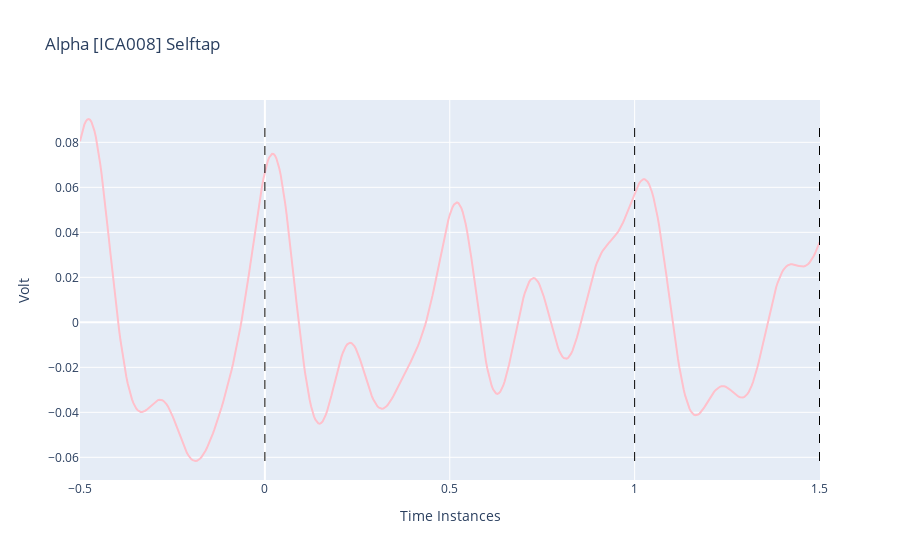

The code cell stored with this chart in its notebook:
### Code cell
import numpy as np
import plotly.graph_objs as go

# Sample data (replace this with your actual data)
t1 = np.linspace(-0.5, 1.5, 513)  # 512 samples with 256 Hz sampling rate


# Creating traces
trace = go.Scatter(
    x=t1,
    y=y,
    mode='lines',
    line=dict(color='pink'),
    name='self Tap with Basecorrection'
)

# Adding vertical lines at specified time points
vertical_lines = [
    dict(type="line", x0=0, y0=min(y), x1=0, y1=max(y), line=dict(color="black", width=1, dash="dash")),
    dict(type="line", x0=1, y0=min(y), x1=1, y1=max(y), line=dict(color="black", width=1, dash="dash")),
    dict(type="line", x0=1.5, y0=min(y), x1=1.5, y1=max(y), line=dict(color="black", width=1, dash="dash"))
]

layout = go.Layout(
    title='Alpha [ICA008] Selftap',
    xaxis=dict(title='Time Instances'),
    yaxis=dict(title='Volt'),
    shapes=vertical_lines
)

# Creating the figure
fig = go.Figure(data=[trace], layout=layout)

# Show plot
fig.show()

### Figure 1 — Plotly figure (JSON) as saved in the notebook; plotly's stock layout.template omitted (floating-point values rounded to 4 significant figures; data arrays with more than 128 entries replaced by an {"elided": "..."} marker saying what was removed)
{"data": [{"line": {"color": "pink"}, "mode": "lines", "name": "self Tap with Basecorrection", "type": "scatter", "x": {"elided": "513 float values"}, "y": {"elided": "513 float values"}}], "layout": {"shapes": [{"line": {"color": "black", "dash": "dash", "width": 1}, "type": "line", "x0": 0, "x1": 0, "y0": -0.06163, "y1": 0.09037}, {"line": {"color": "black", "dash": "dash", "width": 1}, "type": "line", "x0": 1, "x1": 1, "y0": -0.06163, "y1": 0.09037}, {"line": {"color": "black", "dash": "dash", "width": 1}, "type": "line", "x0": 1.5, "x1": 1.5, "y0": -0.06163, "y1": 0.09037}], "title": {"text": "Alpha [ICA008] Selftap"}, "xaxis": {"title": {"text": "Time Instances"}}, "yaxis": {"title": {"text": "Volt"}}}}
